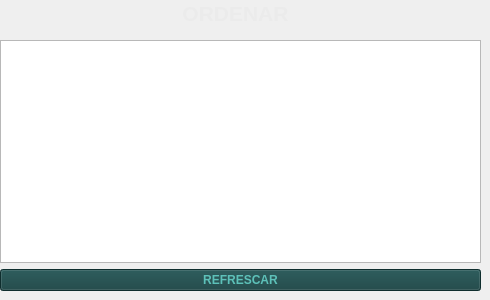
           <widget class="QWidget" name="tab_3">
            <attribute name="icon">
             <iconset>
              <normaloff>assets/SpotyUI/Ordenar.png</normaloff>assets/SpotyUI/Ordenar.png</iconset>
            </attribute>
            <attribute name="title">
             <string/>
            </attribute>
            <widget class="QWidget" name="layoutWidget_7">
             <property name="geometry">
              <rect>
               <x>0</x>
               <y>0</y>
               <width>471</width>
               <height>27</height>
              </rect>
             </property>
             <layout class="QHBoxLayout" name="horizontalLayout_4">
              <item>
               <spacer name="horizontalSpacer_7">
                <property name="orientation">
                 <enum>Qt::Horizontal</enum>
                </property>
                <property name="sizeHint" stdset="0">
                 <size>
                  <width>40</width>
                  <height>20</height>
                 </size>
                </property>
               </spacer>
              </item>
              <item>
               <widget class="QLabel" name="label_9">
                <property name="font">
                 <font>
                  <pointsize>16</pointsize>
                  <weight>75</weight>
                  <bold>true</bold>
                 </font>
                </property>
                <property name="styleSheet">
                 <string notr="true">color: rgb(235, 235, 235);</string>
                </property>
                <property name="text">
                 <string>ORDENAR</string>
                </property>
                <property name="alignment">
                 <set>Qt::AlignCenter</set>
                </property>
               </widget>
              </item>
              <item>
               <spacer name="horizontalSpacer_8">
                <property name="orientation">
                 <enum>Qt::Horizontal</enum>
                </property>
                <property name="sizeHint" stdset="0">
                 <size>
                  <width>40</width>
                  <height>20</height>
                 </size>
                </property>
               </spacer>
              </item>
             </layout>
            </widget>
            <widget class="QWidget" name="layoutWidget">
             <property name="geometry">
              <rect>
               <x>0</x>
               <y>40</y>
               <width>481</width>
               <height>251</height>
              </rect>
             </property>
             <layout class="QVBoxLayout" name="verticalLayout_5">
              <item>
               <widget class="QTableView" name="SortTable">
                <property name="font">
                 <font>
                  <weight>75</weight>
                  <bold>true</bold>
                 </font>
                </property>
                <property name="styleSheet">
                 <string notr="true">background-color: rgb(93, 193, 185);
border-color: rgb(0, 0, 0);
selection-background-color: rgb(21, 65, 65);
color: rgb(11, 31, 31);
border-top-color: rgb(11, 31, 31);
gridline-color: rgb(11, 31, 31);
selection-color: rgb(187, 191, 179);
QHeaderView::section { 
			background-color: #0b1f1f 
	}</string>
                </property>
                <attribute name="horizontalHeaderDefaultSectionSize">
                 <number>119</number>
                </attribute>
               </widget>
              </item>
              <item>
               <widget class="QPushButton" name="SortRefresh">
                <property name="font">
                 <font>
                  <pointsize>9</pointsize>
                  <weight>75</weight>
                  <bold>true</bold>
                 </font>
                </property>
                <property name="styleSheet">
                 <string notr="true">color: rgb(93, 193, 185);
background-color: #154141;</string>
                </property>
                <property name="text">
                 <string>REFRESCAR</string>
                </property>
               </widget>
              </item>
             </layout>
            </widget>
           </widget>
